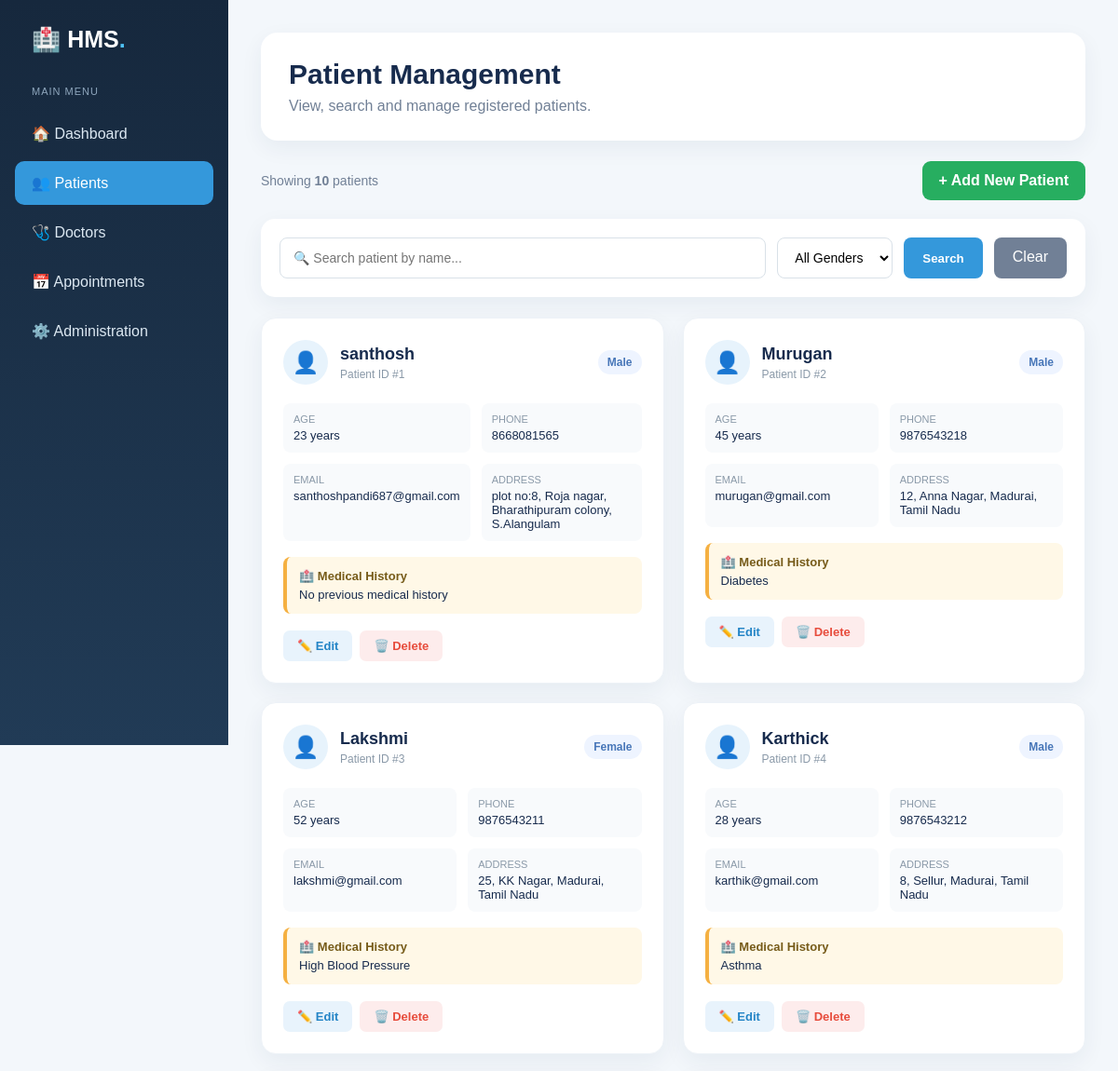
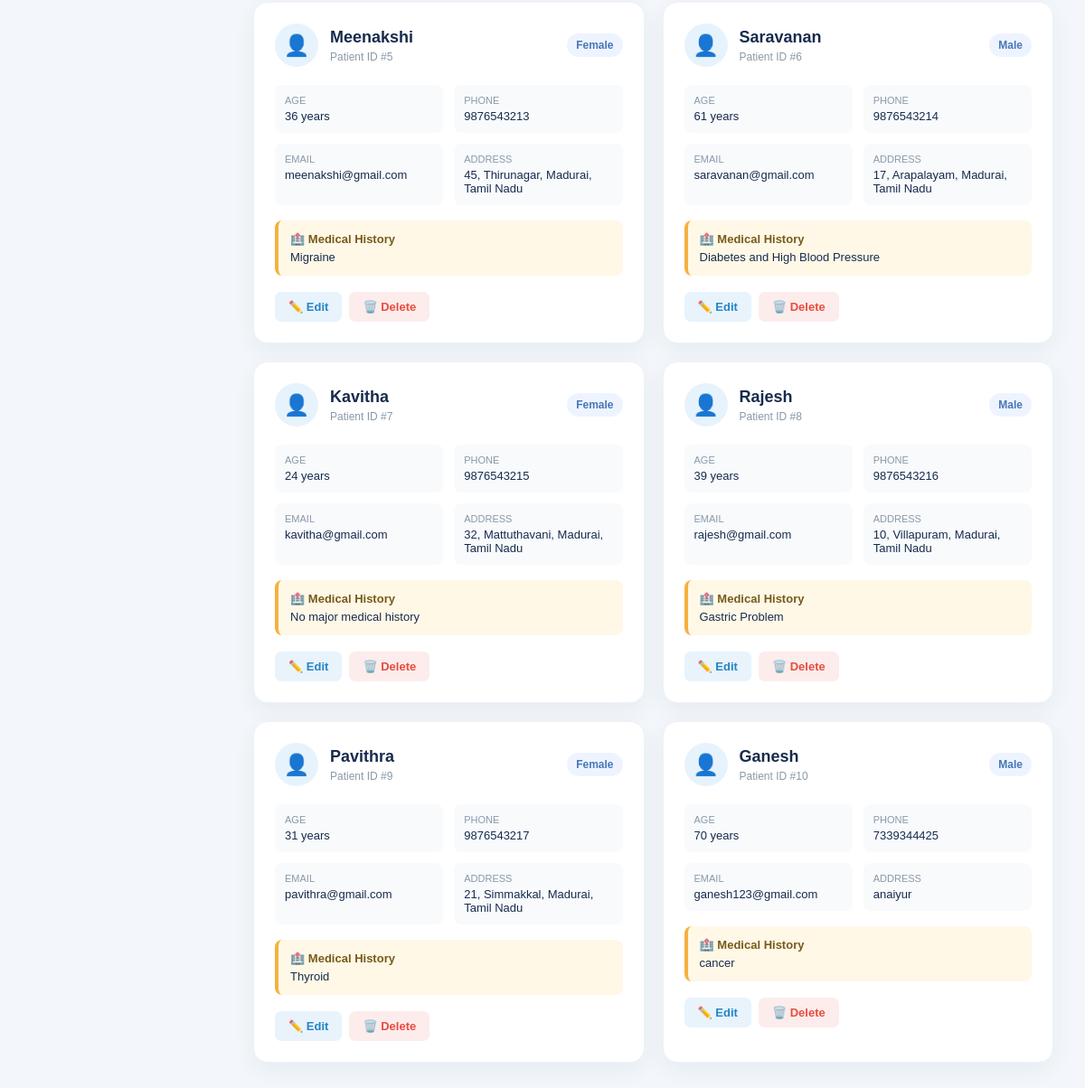
The app's page /patients/ with its own data (2 pictures, top to bottom).
### patients/models.py (models this page shows, shortened)
class Patient(models.Model):
    name = models.CharField(max_length=100)
    age = models.IntegerField()
    gender = models.CharField(max_length=20)
    phone = models.CharField(max_length=15)
    email = models.EmailField()
    address = models.TextField()
    medical_history = models.TextField()

### patients/views.py (the view)
def patient_list(request):
    patients = Patient.objects.all()
    search = request.GET.get('search', '')
    gender = request.GET.get('gender', '')
    if search:
        patients = patients.filter(
            name__icontains=search
        )
    if gender:
        patients = patients.filter(
            gender__iexact=gender
        )
    return render(
        request,
        'patients/patient_list.html',
        {
            'patients': patients,
            'search': search,
            'gender': gender,
        }
    )

### hospital/patients/templates/patients/patient_list.html (shortened to what this page needs)
<!DOCTYPE html>
<html lang="en">
<head>
</head>
<body>
<div class="sidebar">
    <div class="logo">
        🏥 HMS<span>.</span>
    </div>
    <div class="menu-title">
        Main Menu
    </div>
    <div class="menu">
        <a href="{% url 'dashboard' %}">
            🏠 Dashboard
        </a>
        <a href="{% url 'patient_list' %}" class="active">
            👥 Patients
        </a>
        <a href="{% url 'doctor_list' %}">
            🩺 Doctors
        </a>
        <a href="{% url 'appointment_list' %}">
            📅 Appointments
        </a>
        <a href="/admin/">
            ⚙️ Administration
        </a>
    </div>
</div>
<div class="main">
    <div class="header">
        <h1>
            Patient Management
        </h1>
        <p>
            View, search and manage registered patients.
        </p>
    </div>
    <div class="top-actions">
        <div class="count">
            Showing
            <strong>{{ patients|length }}</strong>
            patient{{ patients|length|pluralize }}
        </div>
        <a
            href="{% url 'add_patient' %}"
            class="add-btn">
            + Add New Patient
        </a>
    </div>
    <div class="search-panel">
        <form method="GET">
            <input
                type="text"
                name="search"
                placeholder="🔍 Search patient by name..."
                value="{{ search }}"
            >
            <select name="gender">
                <option value="">
                    All Genders
                </option>
            </select>
            <button
                type="submit"
                class="search-btn">
                Search
            </button>
            <a
                href="{% url 'patient_list' %}"
                class="clear-btn">
                Clear
            </a>
        </form>
    </div>
    {% if patients %}
    <div class="patient-grid">
        {% for patient in patients %}
        <div class="patient-card">
            <div class="patient-top">
                <div class="patient-info">
                    <div class="avatar">
                        👤
                    </div>
                    <div>
                        <div class="patient-name">
                            {{ patient.name }}
                        </div>
                        <div class="patient-id">
                            Patient ID #{{ patient.id }}
                        </div>
                    </div>
                </div>
                <div class="gender">
                    {{ patient.gender }}
                </div>
            </div>
            <div class="details">
                <div class="detail">
                    <span class="detail-label">
                        Age
                    </span>
                    {{ patient.age }} years
                </div>
                <div class="detail">
                    <span class="detail-label">
                        Phone
                    </span>
                    {{ patient.phone }}
                </div>
                <div class="detail">
                    <span class="detail-label">
                        Email
                    </span>
                    {{ patient.email }}
                </div>
                <div class="detail">
                    <span class="detail-label">
                        Address
                    </span>
                    {{ patient.address }}
                </div>
            </div>
            <div class="medical">
                <strong>
                    🏥 Medical History
                </strong>
                {{ patient.medical_history }}
            </div>
            <div class="card-actions">
                <a
                    href="{% url 'edit_patient' patient.id %}"
                    class="edit-btn">
                    ✏️ Edit
                </a>
                <a
                    href="{% url 'delete_patient' patient.id %}"
                    class="delete-btn">
                    🗑️ Delete
                </a>
            </div>
        </div>
        {% endfor %}
    </div>
    {% endif %}
</div>
</body>
</html>

### hospital/patients/templates/patients/patient_list.html (style rules this page uses)
* { box-sizing: border-box; }
body { margin: 0; font-family: Arial, sans-serif; background: #f3f7fb; color: #172b4d; }
.sidebar { position: fixed; left: 0; top: 0; width: 245px; height: 100vh; background: linear-gradient(180deg, #16283d, #213b56); padding: 28px 16px; color: white; }
.logo { font-size: 25px; font-weight: bold; padding: 0 18px 35px; }
.logo span { color: #4fc3f7; }
.menu-title { font-size: 11px; color: #8fa7bd; padding: 0 18px 10px; text-transform: uppercase; letter-spacing: 1px; }
.menu a { display: block; padding: 14px 18px; margin: 6px 0; border-radius: 10px; color: #dce8f2; text-decoration: none; }
.menu a:hover, .menu a.active { background: #3498db; color: white; }
.main { margin-left: 245px; padding: 35px; }
.header { background: white; padding: 28px 30px; border-radius: 18px; box-shadow: 0 8px 25px rgba(20, 50, 80, 0.06); margin-bottom: 22px; }
.header h1 { margin: 0 0 8px; font-size: 30px; }
.header p { margin: 0; color: #718096; }
.top-actions { display: flex; justify-content: space-between; align-items: center; margin-bottom: 20px; }
.count { color: #718096; font-size: 14px; }
.add-btn { background: #27ae60; color: white; text-decoration: none; padding: 12px 18px; border-radius: 9px; font-weight: bold; }
.search-panel { background: white; padding: 20px; border-radius: 15px; box-shadow: 0 8px 25px rgba(20, 50, 80, 0.06); margin-bottom: 22px; }
.search-panel form { display: flex; gap: 12px; flex-wrap: wrap; }
.search-panel input, .search-panel select { padding: 12px 14px; border: 1px solid #d9e1e8; border-radius: 8px; font-size: 14px; outline: none; background: white; }
.search-panel input { flex: 1; min-width: 250px; }
.search-btn { border: none; background: #3498db; color: white; padding: 12px 20px; border-radius: 8px; cursor: pointer; font-weight: bold; }
.clear-btn { background: #718096; color: white; text-decoration: none; padding: 12px 20px; border-radius: 8px; }
.patient-grid { display: grid; grid-template-columns: repeat(2, 1fr); gap: 20px; }
.patient-card { background: white; border-radius: 16px; padding: 23px; box-shadow: 0 8px 25px rgba(20, 50, 80, 0.06); border: 1px solid #edf2f7; transition: 0.2s; }
.patient-top { display: flex; justify-content: space-between; align-items: center; margin-bottom: 20px; }
.patient-info { display: flex; align-items: center; gap: 13px; }
.avatar { width: 48px; height: 48px; border-radius: 50%; background: #e7f3fc; display: flex; align-items: center; justify-content: center; font-size: 23px; }
.patient-name { font-size: 18px; font-weight: bold; }
.patient-id { font-size: 12px; color: #8a99a8; margin-top: 4px; }
.gender { padding: 6px 10px; border-radius: 20px; background: #eef4ff; color: #4776b8; font-size: 12px; font-weight: bold; }
.details { display: grid; grid-template-columns: 1fr 1fr; gap: 12px; margin-bottom: 17px; }
.detail { background: #f8fafc; padding: 11px; border-radius: 8px; font-size: 13px; }
.detail-label { display: block; color: #8a99a8; font-size: 11px; margin-bottom: 4px; text-transform: uppercase; }
.medical { background: #fff8e7; border-left: 4px solid #f5b041; padding: 13px; border-radius: 8px; font-size: 13px; margin-bottom: 18px; }
.medical strong { display: block; margin-bottom: 5px; color: #765b19; }
.card-actions { display: flex; gap: 8px; }
.edit-btn, .delete-btn { text-decoration: none; padding: 9px 15px; border-radius: 7px; font-size: 13px; font-weight: bold; }
.edit-btn { background: #e8f3fc; color: #2384c6; }
.delete-btn { background: #fdecec; color: #e74c3c; }

### records on screen
Patient: name "santhosh", id "1", gender "Male", age "23", phone "8668081565", email "santhoshpandi687@gmail.com", address "plot no:8, Roja nagar, Bharathipuram colony, S.Alangulam", medical_history "No previous medical history"
Patient: name "Murugan", id "2", gender "Male", age "45", phone "9876543218", email "murugan@gmail.com", address "12, Anna Nagar, Madurai, Tamil Nadu", medical_history "Diabetes"
Patient: name "Lakshmi", id "3", gender "Female", age "52", phone "9876543211", email "lakshmi@gmail.com", address "25, KK Nagar, Madurai, Tamil Nadu", medical_history "High Blood Pressure"
Patient: name "Karthick", id "4", gender "Male", age "28", phone "9876543212", email "karthik@gmail.com", address "8, Sellur, Madurai, Tamil Nadu", medical_history "Asthma"
Patient: name "Meenakshi", id "5", gender "Female", age "36", phone "9876543213", email "meenakshi@gmail.com", address "45, Thirunagar, Madurai, Tamil Nadu", medical_history "Migraine"
Patient: name "Saravanan", id "6", gender "Male", age "61", phone "9876543214", email "saravanan@gmail.com", address "17, Arapalayam, Madurai, Tamil Nadu", medical_history "Diabetes and High Blood Pressure"
Patient: name "Kavitha", id "7", gender "Female", age "24", phone "9876543215", email "kavitha@gmail.com", address "32, Mattuthavani, Madurai, Tamil Nadu", medical_history "No major medical history"
Patient: name "Rajesh", id "8", gender "Male", age "39", phone "9876543216", email "rajesh@gmail.com", address "10, Villapuram, Madurai, Tamil Nadu", medical_history "Gastric Problem"
Patient: name "Pavithra", id "9", gender "Female", age "31", phone "9876543217", email "pavithra@gmail.com", address "21, Simmakkal, Madurai, Tamil Nadu", medical_history "Thyroid"
Patient: name "Ganesh", id "10", gender "Male", age "70", phone "7339344425", email "ganesh123@gmail.com", address "anaiyur", medical_history "cancer"

### other values on screen
{{ patients|length }} "10"
